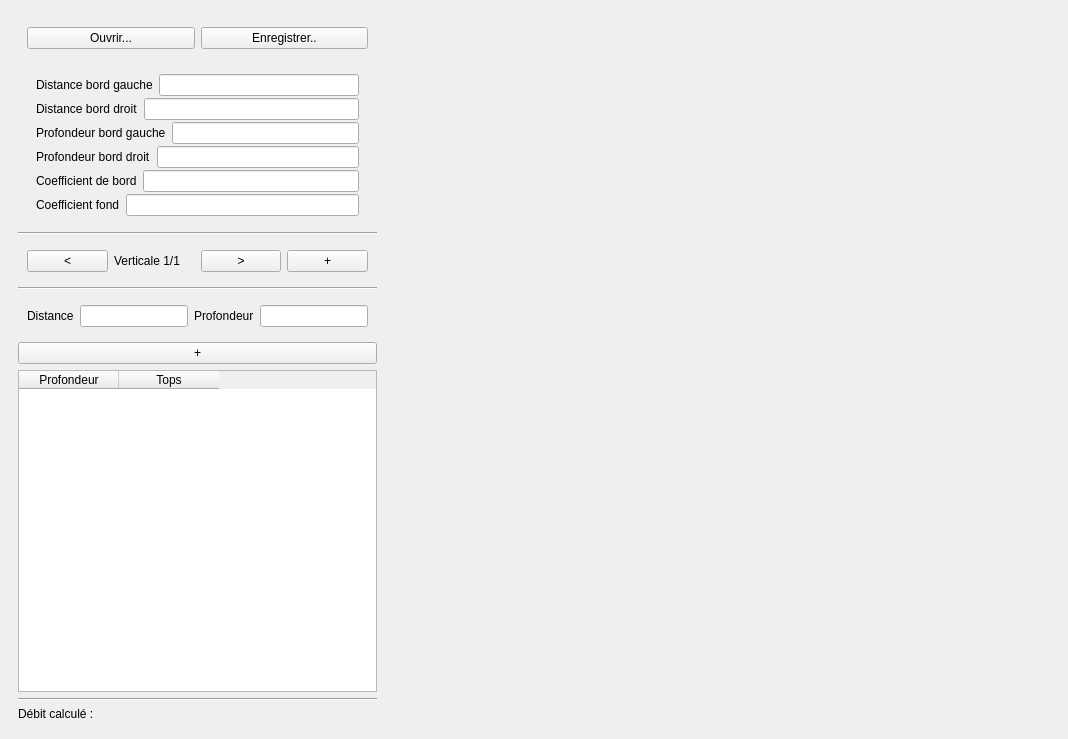
<?xml version="1.0" encoding="UTF-8"?>
<ui version="4.0">
 <class>MainWindow</class>
 <widget class="QMainWindow" name="MainWindow">
  <property name="geometry">
   <rect>
    <x>0</x>
    <y>0</y>
    <width>1068</width>
    <height>739</height>
   </rect>
  </property>
  <property name="maximumSize">
   <size>
    <width>16777215</width>
    <height>16777215</height>
   </size>
  </property>
  <property name="windowTitle">
   <string>MainWindow</string>
  </property>
  <widget class="QWidget" name="centralwidget">
   <property name="maximumSize">
    <size>
     <width>16777215</width>
     <height>16777215</height>
    </size>
   </property>
   <layout class="QHBoxLayout" name="horizontalLayout_9">
    <item>
     <widget class="QWidget" name="left_pan" native="true">
      <property name="enabled">
       <bool>true</bool>
      </property>
      <property name="sizePolicy">
       <sizepolicy hsizetype="Fixed" vsizetype="Preferred">
        <horstretch>0</horstretch>
        <verstretch>0</verstretch>
       </sizepolicy>
      </property>
      <layout class="QVBoxLayout" name="verticalLayout_6">
       <item>
        <widget class="QWidget" name="widget" native="true">
         <layout class="QHBoxLayout" name="horizontalLayout_13">
          <item>
           <widget class="QPushButton" name="ouvrirButton">
            <property name="text">
             <string>Ouvrir...</string>
            </property>
           </widget>
          </item>
          <item>
           <widget class="QPushButton" name="enregistrerButton">
            <property name="text">
             <string>Enregistrer..</string>
            </property>
           </widget>
          </item>
         </layout>
        </widget>
       </item>
       <item>
        <widget class="QWidget" name="general_params" native="true">
         <layout class="QVBoxLayout" name="verticalLayout_2">
          <property name="spacing">
           <number>0</number>
          </property>
          <property name="leftMargin">
           <number>9</number>
          </property>
          <property name="topMargin">
           <number>9</number>
          </property>
          <item>
           <widget class="QWidget" name="w_dbgauhe" native="true">
            <layout class="QHBoxLayout" name="horizontalLayout_6">
             <property name="topMargin">
              <number>1</number>
             </property>
             <property name="bottomMargin">
              <number>1</number>
             </property>
             <item>
              <widget class="QLabel" name="label">
               <property name="text">
                <string>Distance bord gauche</string>
               </property>
              </widget>
             </item>
             <item>
              <widget class="QLineEdit" name="input_dbgauche"/>
             </item>
            </layout>
           </widget>
          </item>
          <item>
           <widget class="QWidget" name="w_dbdroit" native="true">
            <layout class="QHBoxLayout" name="horizontalLayout_5">
             <property name="topMargin">
              <number>1</number>
             </property>
             <property name="bottomMargin">
              <number>1</number>
             </property>
             <item>
              <widget class="QLabel" name="label_2">
               <property name="text">
                <string>Distance bord droit</string>
               </property>
              </widget>
             </item>
             <item>
              <widget class="QLineEdit" name="input_dbdroit"/>
             </item>
            </layout>
           </widget>
          </item>
          <item>
           <widget class="QWidget" name="w_pbgauche" native="true">
            <layout class="QHBoxLayout" name="horizontalLayout_8">
             <property name="topMargin">
              <number>1</number>
             </property>
             <property name="bottomMargin">
              <number>1</number>
             </property>
             <item>
              <widget class="QLabel" name="label_5">
               <property name="text">
                <string>Profondeur bord gauche</string>
               </property>
              </widget>
             </item>
             <item>
              <widget class="QLineEdit" name="input_pbgauche"/>
             </item>
            </layout>
           </widget>
          </item>
          <item>
           <widget class="QWidget" name="w_pbdroit" native="true">
            <layout class="QHBoxLayout" name="horizontalLayout_7">
             <property name="topMargin">
              <number>1</number>
             </property>
             <property name="bottomMargin">
              <number>1</number>
             </property>
             <item>
              <widget class="QLabel" name="label_6">
               <property name="text">
                <string>Profondeur bord droit</string>
               </property>
              </widget>
             </item>
             <item>
              <widget class="QLineEdit" name="input_pbdroit"/>
             </item>
            </layout>
           </widget>
          </item>
          <item>
           <widget class="QWidget" name="w_cb" native="true">
            <layout class="QHBoxLayout" name="horizontalLayout_3">
             <property name="topMargin">
              <number>1</number>
             </property>
             <property name="bottomMargin">
              <number>1</number>
             </property>
             <item>
              <widget class="QLabel" name="label_4">
               <property name="text">
                <string>Coefficient de bord</string>
               </property>
              </widget>
             </item>
             <item>
              <widget class="QLineEdit" name="input_coeff_bord"/>
             </item>
            </layout>
           </widget>
          </item>
          <item>
           <widget class="QWidget" name="w_cf" native="true">
            <layout class="QHBoxLayout" name="horizontalLayout_4">
             <property name="topMargin">
              <number>1</number>
             </property>
             <property name="bottomMargin">
              <number>1</number>
             </property>
             <item>
              <widget class="QLabel" name="label_3">
               <property name="text">
                <string>Coefficient fond</string>
               </property>
              </widget>
             </item>
             <item>
              <widget class="QLineEdit" name="input_coeff_fond"/>
             </item>
            </layout>
           </widget>
          </item>
         </layout>
        </widget>
       </item>
       <item>
        <widget class="Line" name="line">
         <property name="orientation">
          <enum>Qt::Horizontal</enum>
         </property>
        </widget>
       </item>
       <item>
        <widget class="QWidget" name="controle_verticales" native="true">
         <layout class="QHBoxLayout" name="horizontalLayout">
          <item>
           <widget class="QPushButton" name="prec_vert">
            <property name="text">
             <string>&lt;</string>
            </property>
            <property name="default">
             <bool>false</bool>
            </property>
            <property name="flat">
             <bool>false</bool>
            </property>
           </widget>
          </item>
          <item>
           <widget class="QLabel" name="label_vert_count">
            <property name="text">
             <string>Verticale 1/1</string>
            </property>
           </widget>
          </item>
          <item>
           <widget class="QPushButton" name="next_vert">
            <property name="text">
             <string>&gt;</string>
            </property>
           </widget>
          </item>
          <item>
           <widget class="QPushButton" name="add_vert">
            <property name="text">
             <string>+</string>
            </property>
           </widget>
          </item>
         </layout>
        </widget>
       </item>
       <item>
        <widget class="Line" name="line_2">
         <property name="orientation">
          <enum>Qt::Horizontal</enum>
         </property>
        </widget>
       </item>
       <item>
        <widget class="QWidget" name="params_vert" native="true">
         <layout class="QHBoxLayout" name="horizontalLayout_2">
          <item>
           <widget class="QLabel" name="label_dist">
            <property name="text">
             <string>Distance</string>
            </property>
           </widget>
          </item>
          <item>
           <widget class="QLineEdit" name="input_dist"/>
          </item>
          <item>
           <widget class="QLabel" name="label_prof">
            <property name="text">
             <string>Profondeur</string>
            </property>
           </widget>
          </item>
          <item>
           <widget class="QLineEdit" name="input_prof"/>
          </item>
         </layout>
        </widget>
       </item>
       <item>
        <widget class="QPushButton" name="add_mes">
         <property name="text">
          <string>+</string>
         </property>
        </widget>
       </item>
       <item>
        <widget class="QTableWidget" name="tableau_mesures">
         <column>
          <property name="text">
           <string>Profondeur</string>
          </property>
         </column>
         <column>
          <property name="text">
           <string>Tops</string>
          </property>
         </column>
        </widget>
       </item>
       <item>
        <widget class="Line" name="line_3">
         <property name="orientation">
          <enum>Qt::Horizontal</enum>
         </property>
        </widget>
       </item>
       <item>
        <widget class="QLabel" name="debit">
         <property name="text">
          <string>Débit calculé : </string>
         </property>
        </widget>
       </item>
      </layout>
     </widget>
    </item>
    <item>
     <widget class="QWidget" name="right_pan" native="true">
      <property name="sizePolicy">
       <sizepolicy hsizetype="Expanding" vsizetype="Preferred">
        <horstretch>0</horstretch>
        <verstretch>0</verstretch>
       </sizepolicy>
      </property>
      <layout class="QVBoxLayout" name="verticalLayout_7">
       <item>
        <widget class="QCustomPlot" name="customPlot" native="true">
         <property name="sizePolicy">
          <sizepolicy hsizetype="Expanding" vsizetype="Expanding">
           <horstretch>0</horstretch>
           <verstretch>0</verstretch>
          </sizepolicy>
         </property>
         <property name="minimumSize">
          <size>
           <width>388</width>
           <height>100</height>
          </size>
         </property>
        </widget>
       </item>
      </layout>
     </widget>
    </item>
   </layout>
  </widget>
 </widget>
 <customwidgets>
  <customwidget>
   <class>QCustomPlot</class>
   <extends>QWidget</extends>
   <header>qcustomplot.h</header>
   <container>1</container>
  </customwidget>
 </customwidgets>
 <resources/>
 <connections/>
</ui>
